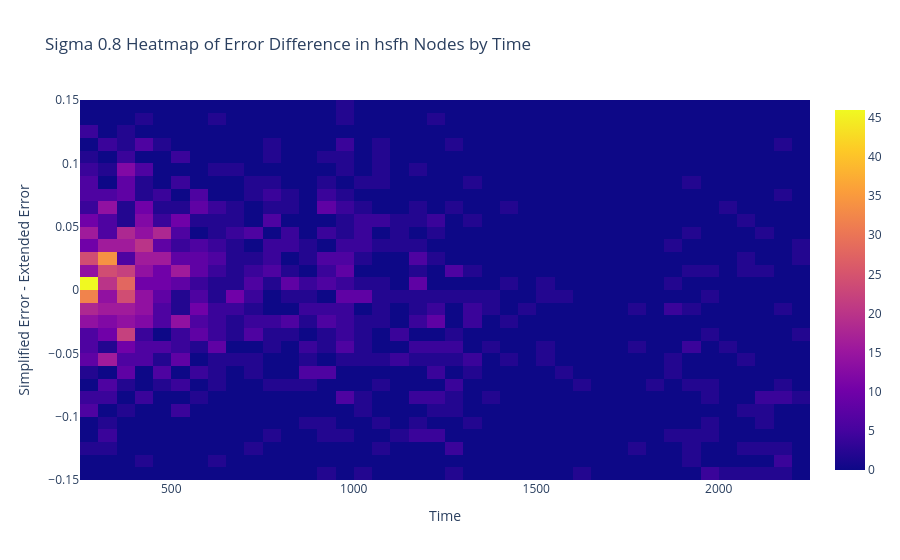

The notebook cell this image was saved under:
### Code cell
heat_map(S0_8_R0_unary, S0_8_R0_static, "hsfh")

### Figure 1 — Plotly figure (JSON) as saved in the notebook; plotly's stock layout.template omitted (floating-point values rounded to 4 significant figures; data arrays with more than 128 entries replaced by an {"elided": "..."} marker saying what was removed)
{"data": [{"autobinx": false, "autobiny": false, "histnorm": "density", "type": "histogram2d", "x": {"elided": "9543 float values"}, "xbins": {"end": 2250, "size": 50, "start": 250}, "y": {"elided": "9543 float values"}, "ybins": {"end": 0.15, "size": 0.01, "start": -0.15}}], "layout": {"title": {"text": "Sigma 0.8 Heatmap of Error Difference in hsfh Nodes by Time"}, "xaxis": {"title": {"text": "Time"}}, "yaxis": {"title": {"text": "Simplified Error - Extended Error"}}}}
